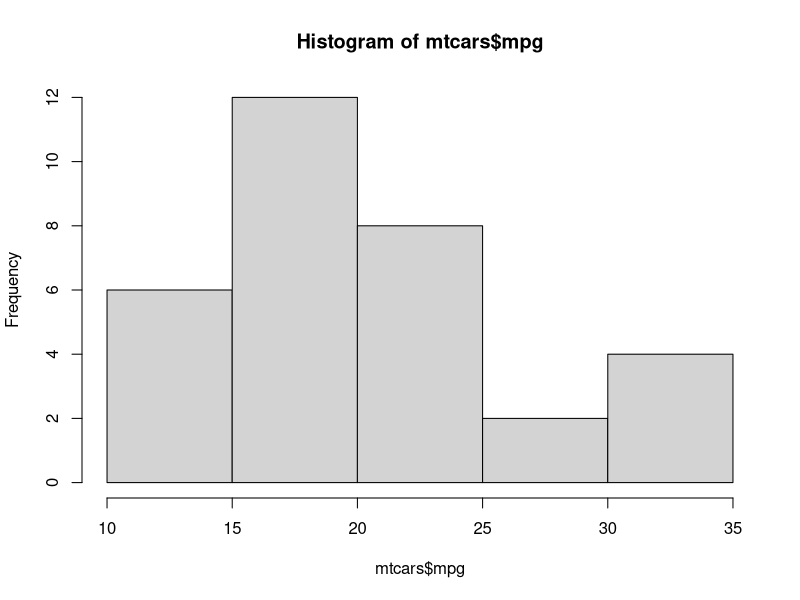
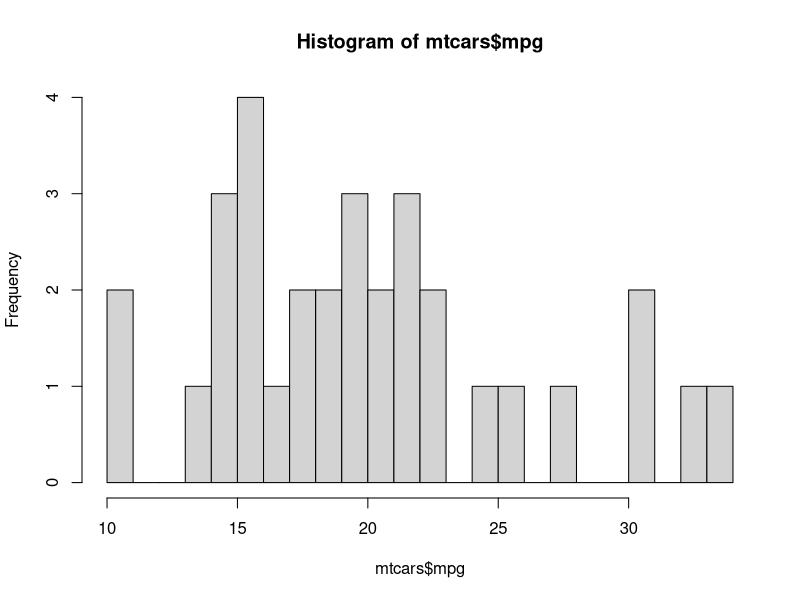
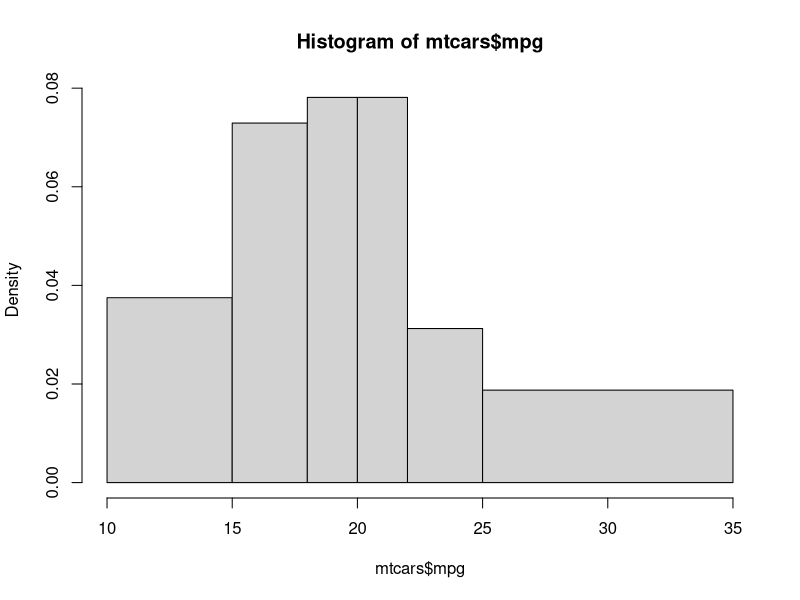
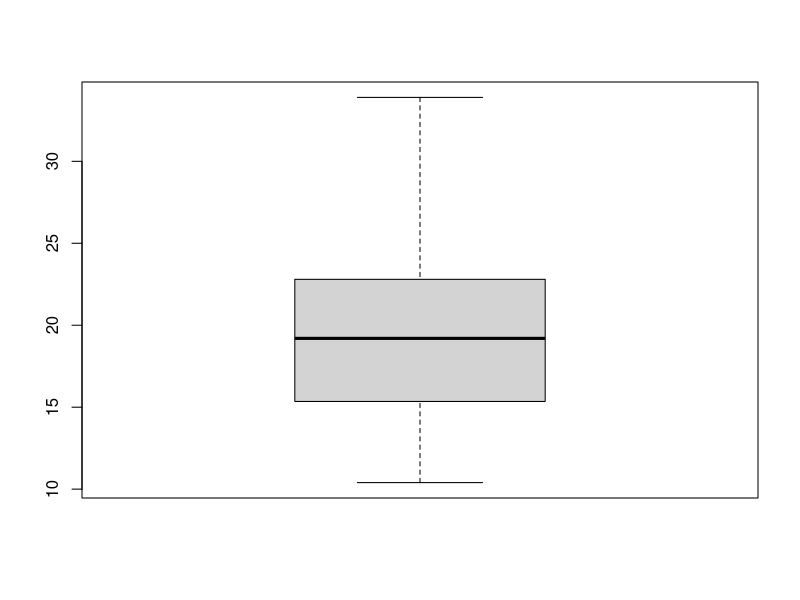
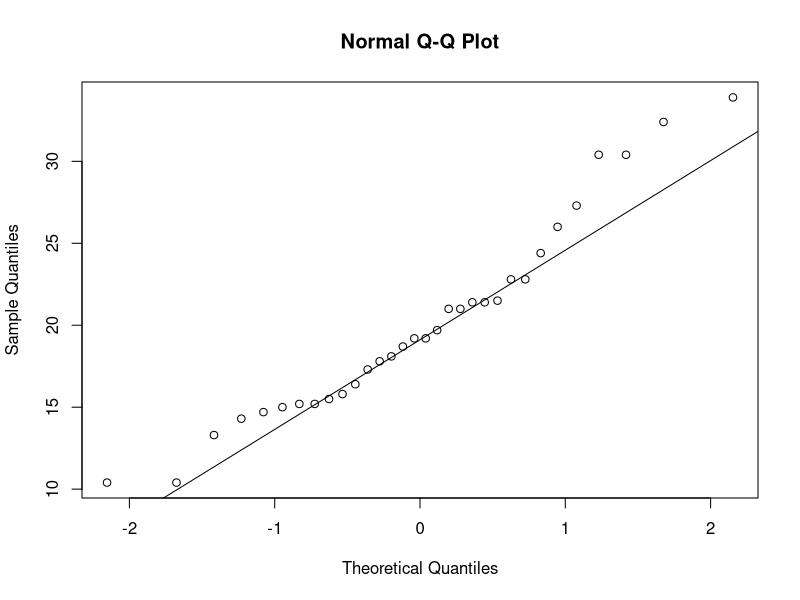
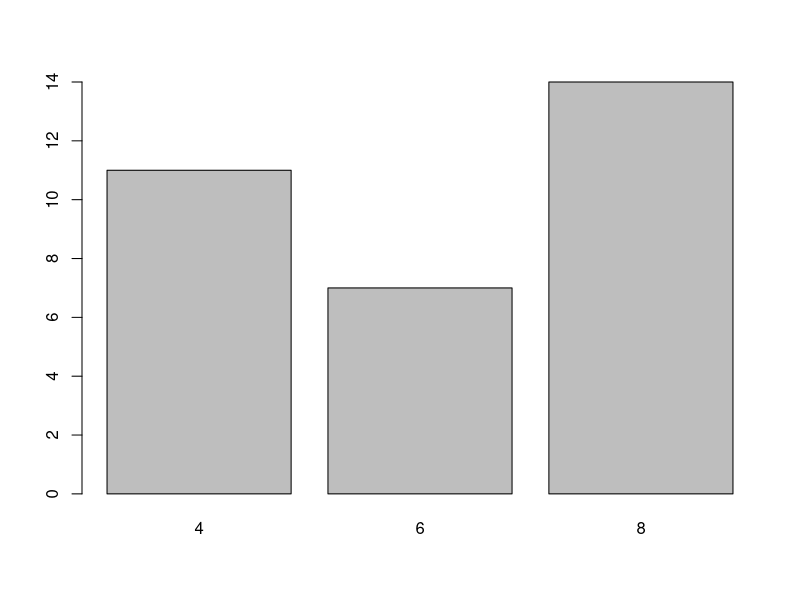
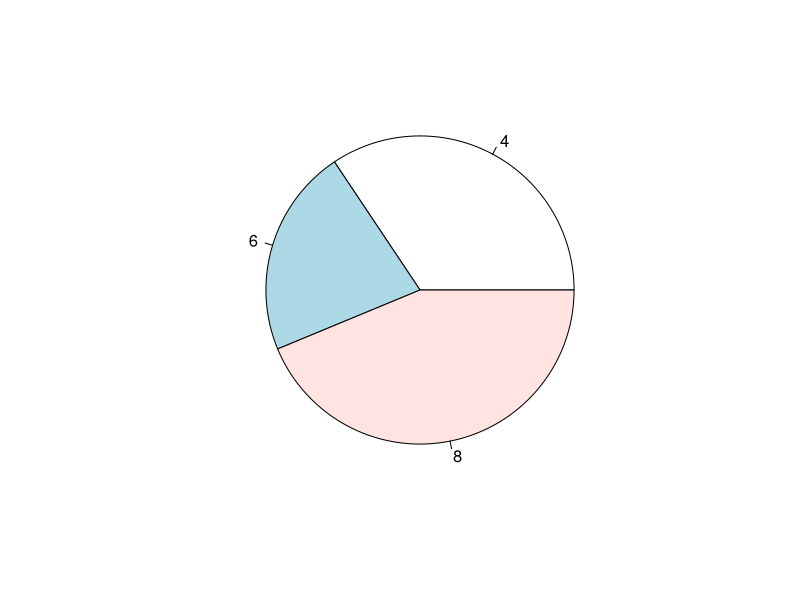
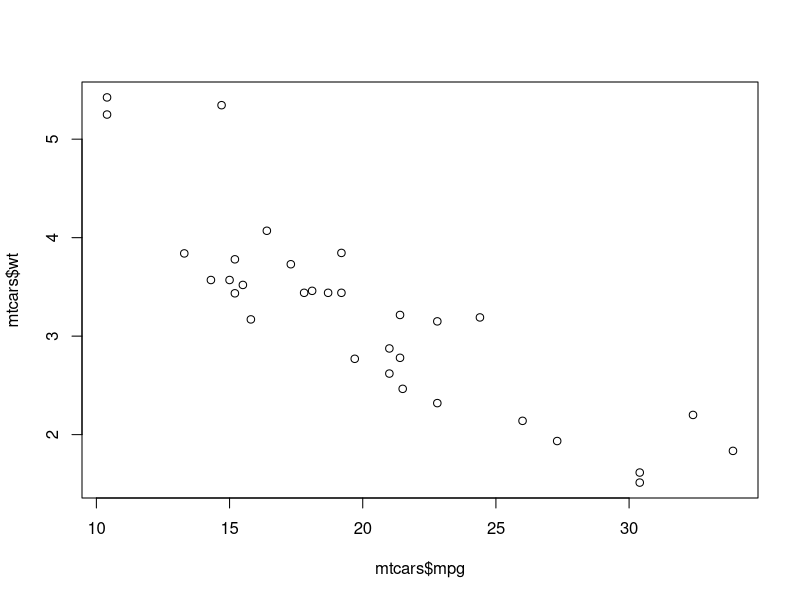

Source code (R) for these figures, in order: (Note: this script raises an error after producing the figures.)
## ---- chunk 1
knitr::opts_chunk$set(eval = FALSE);
## ---- chunk 2
summary(mtcars)
summary(mtcars$mpg)
summary(mtcars$cyl)
summary(as.factor(mtcars$cyl))
## ---- chunk 3
mean(mtcars$mpg)
sum(mtcars$mpg)
var(mtcars$mpg)
sd(mtcars$mpg)
min(mtcars$mpg)
max(mtcars$mpg)
range(mtcars$mpg)
median(mtcars$mpg)
quantile(mtcars$mpg)
quantile(mtcars$mpg, probs = 0.99)
quantile(mtcars$mpg, probs = c(0.01, 0.1, 0.9, 0.99))
## ---- chunk 4
hist(mtcars$mpg)
hist(mtcars$mpg, breaks = 20)
hist(mtcars$mpg, breaks = c(10, 15, 18, 20, 22, 25, 35))
## ---- chunk 5
boxplot(mtcars$mpg)
## ---- chunk 6
qqnorm(mtcars$mpg)
qqline(mtcars$mpg)
## ---- chunk 7
table(mtcars$cyl)
prop.table(table(mtcars$cyl))
## ---- chunk 8
barplot(table(mtcars$cyl))
## ---- chunk 9
pie(table(mtcars$cyl))
## ---- chunk 10
cov(mtcars$mpg, mtcars$wt)
cor(mtcars$mpg, mtcars$wt)
cor(mtcars$mpg, mtcars$wt, method = "spearman") # ou "kendall" - "pearson" par défaut
## ---- chunk 11
plot(mtcars$mpg, mtcars$wt)
plot(mtcars$mpg ~ mtcars$wt)
plot(mpg ~ wt, mtcars)
## ---- chunk 12
m = lm(mpg ~ wt, data = mtcars)
m
summary(m)
plot(m)
plot(mpg ~ wt, data = mtcars)
abline(m, col = "red")
## ---- chunk 13
t <- table(mtcars$cyl, mtcars$am)
print(t)
prop.table(t)
prop.table(t, margin = 1)
prop.table(t, margin = 2)
## ---- chunk 14
mosaicplot(t) 
## ---- chunk 15
assocplot(t)
## ---- chunk 16
barplot(t)
barplot(t, beside = T)
barplot(prop.table(t, margin = 2), beside = T)
## ---- chunk 17
barplot(prop.table(t, margin = 2))
## ---- chunk 18
image(t(t), axes = F)
axis(1, at = seq(0, 1, length = ncol(t)), labels = colnames(t), lwd = 0)
axis(2, at = seq(0, 1, length = nrow(t)), labels = rownames(t), lwd = 0)
## ---- chunk 19
tapply(mtcars$mpg, mtcars$cyl, mean)
tapply(mtcars$mpg, mtcars$cyl, summary)
boxplot(mpg ~ cyl, data = mtcars)
par(mfrow = c(3, 1), mar = c(2, 2, 2, 0) + 0.1)
for (c in c(4, 6, 8)) {
  hist(mtcars$mpg[mtcars$cyl == c], xlim = range(mtcars$mpg), main = c)
}
## ---- chunk 20
library(ggplot2)
libraru(reshape2) # pour la fonction melt()
## ---- chunk 21
qplot(mpg, data = mtcars, binwidth = 2)
qplot(0, mpg, data = mtcars, geom = "boxplot")
qplot(sample = mpg, data = mtcars, stat = "qq")
## ---- chunk 22
qplot(factor(cyl), data = mtcars)
qplot(cyl, data = mtcars, geom = "bar")
ggplot(mtcars, aes(x = factor(1), fill = factor(cyl))) + 
	geom_bar(width = 1) + coord_polar(theta = "y")
## ---- chunk 23
qplot(wt, mpg, data = mtcars)
qplot(wt, mpg, data = mtcars, geom = c("point", "smooth"))
ggplot(mtcars, aes(x = wt, y = mpg)) + geom_point() + 
	geom_smooth(method = "lm")
ggplot(mtcars, aes(x = wt, y = mpg)) + geom_bin2d()
## ---- chunk 24
tab = melt(prop.table(table(mtcars$cyl, mtcars$am), margin = 1))
ggplot(data=tab, aes(x=factor(Var1), y=value, fill=factor(Var2))) +
    geom_bar(stat="identity")
ggplot(data=tab, aes(x=factor(Var1), y=value, fill=factor(Var2))) +
    geom_bar(stat="identity", position=position_dodge())

tab = melt(table(mtcars$cyl, mtcars$am))
ggplot(data=tab, aes(x=factor(Var1), y=factor(Var2), fill=value)) +
    geom_tile()
ggplot(data=tab, aes(x=factor(Var1), y=factor(Var2), size=value)) +
    geom_point()
## ---- chunk 25
qplot(factor(cyl), mpg, data = mtcars, geom = "boxplot")
ggplot(data=mtcars, aes(mpg)) + geom_histogram(binwidth = 2) + 
	facet_grid(cyl ~ 1)
## ---- chunk 26
ggplot(mtcars, aes(mpg, wt, color=hp, size=disp)) + 
	geom_point() + facet_grid(cyl ~ am)
